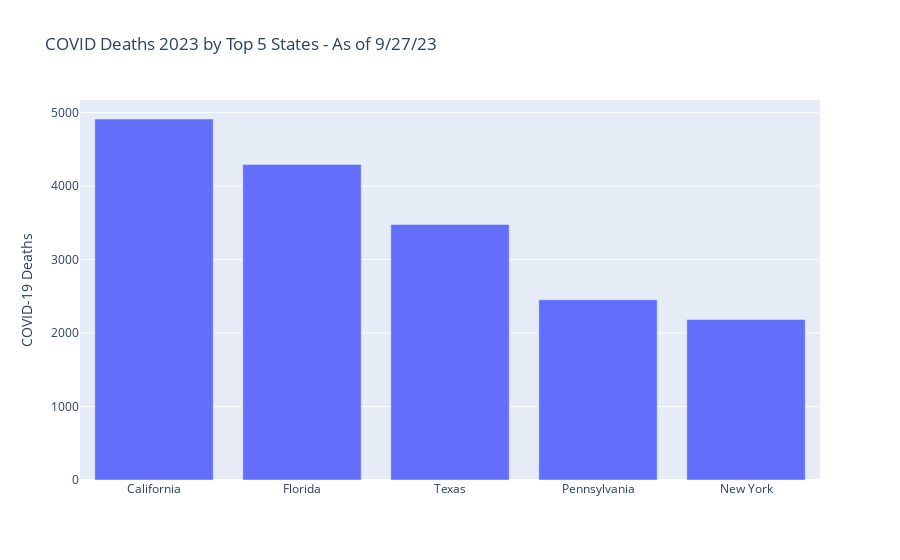

Notebook code for this chart:
### Code cell
covid_deaths_by_top_5_states = (
    df
    .filter(
        pl.col('State') != 'United States',
        pl.col('Year') == 2023,
        pl.col('Age Group') == 'All Ages',
        pl.col('Sex') == 'All Sexes'
    )
    .group_by('State')
    .agg(pl.col('COVID-19 Deaths').sum())
    .sort(by='COVID-19 Deaths', descending=True)
    .head()
)

fig = px.bar(
    covid_deaths_by_top_5_states, 
    x='State', 
    y='COVID-19 Deaths', 
    title='COVID Deaths 2023 by Top 5 States - As of 9/27/23',
    labels={'State': ''}
)

fig.show()

### Figure 1 — Plotly figure (JSON) as saved in the notebook; plotly's stock layout.template omitted (floating-point values rounded to 4 significant figures)
{"data": [{"alignmentgroup": "True", "hovertemplate": "=%{x}<br>COVID-19 Deaths=%{y}<extra></extra>", "legendgroup": "", "marker": {"color": "#636efa", "pattern": {"shape": ""}}, "name": "", "offsetgroup": "", "orientation": "v", "showlegend": false, "textposition": "auto", "type": "bar", "x": ["California", "Florida", "Texas", "Pennsylvania", "New York"], "xaxis": "x", "y": [4914, 4296, 3478, 2454, 2186], "yaxis": "y"}], "layout": {"barmode": "relative", "legend": {"tracegroupgap": 0}, "title": {"text": "COVID Deaths 2023 by Top 5 States - As of 9/27/23"}, "xaxis": {"anchor": "y", "domain": [0, 1], "title": {"text": ""}}, "yaxis": {"anchor": "x", "domain": [0, 1], "title": {"text": "COVID-19 Deaths"}}}}
